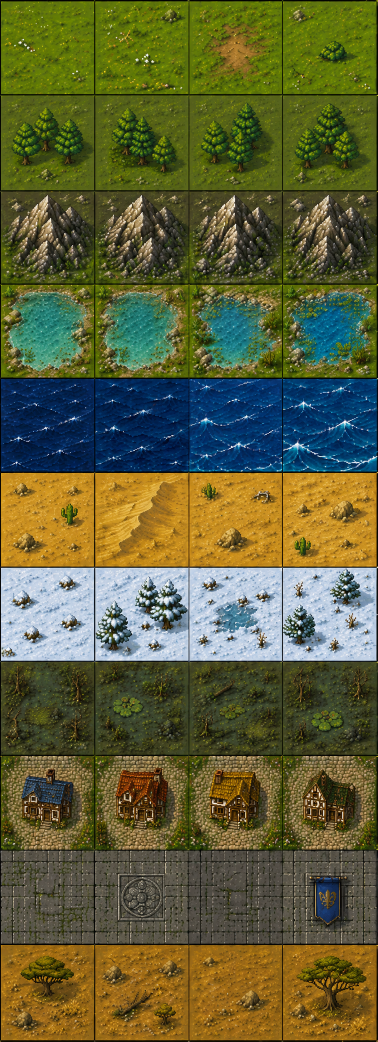
#> input picture img/tileset.png, 755 x 2083 px, found by its file name (shown at 1/2 size); its folder holds 5 pictures in this run
$ python enhance_tiles.py ../img/2tileset.png
#> lines starting #> are read from the running program, lines starting #| are printed output that depends on the picture
# ==========================================
# PÓS-PROCESSAMENTO DE TILES — Biomancer Tactics
# Dois problemas resolvidos:
#  1. Artes de IA em ~800px/célula: o browser não sabe reduzir 8x numa
#     única drawImage (fica esfarelado). Aqui a redução é feita OFFLINE
#     com LANCZOS para o tamanho certo (~2x o hex na tela) = nítido.
#  2. "Flat/sem graça": unsharp mask + saturação + contraste suaves
#     dão o "pop" de qualidade sem estourar.
#
# Também NORMALIZA o areia_movedica (.jfif -> .png, o nome que a data.js
# espera) e mantém a estrutura de colunas de cada sheet.
#
# Com --sprites (ou 'all'): aplica o MESMO realce aos sprites de
# unidades/bosses/líderes (preservando o canal alfa).
#
# Uso: python tools/enhance_tiles.py [--sprites|--all] [--force]
# ==========================================
import os
import sys
from PIL import Image, ImageFilter, ImageEnhance

ROOT = os.path.dirname(os.path.dirname(os.path.abspath(__file__)))
TILES = os.path.join(ROOT, 'img', 'tiles')

# (arquivo, colunas esperadas) — célula alvo ~260x300 (2x o hex em tela)
SHEETS = [
    ('tileset.png', 6),             # tileset principal ganha o MESMO tratamento
    ('agua_eletrificada.png', 6),
    ('areia_movedica.png', 6),      # virá do .jfif convertido
    ('fenda_lava.png', 6),
    ('fenda_mana.png', 6),
    ('recife.png', 6),
    ('jazida_dna.png', 6),
    ('jazida_ouro.png', 6),
    ('mercado_negro.png', 6),
]
TARGET_CELL_W = 260          # largura alvo por célula
SHARPEN = (2, 110, 2)         # unsharp mask (raio, %, threshold)
SATURATION = 1.12             # +12% de cor
CONTRAST = 1.04               # +4% de contraste

# ---- SPRITES: mesmos nitidez/cor/contraste, preservando o canal ALFA ----
SPRITE_DIRS = ['img/units', 'img/boss', 'img/sprites', 'img/lideres']
SPRITE_MAX_W = 340            # teto de largura (nunca amplia; unidades
                              # desenham a ~150px no máximo — 2.2x de folga)
SPRITE_EXCLUDE = {
    'units1.png', 'units2.png', 'units3.png',       # sheets
    'boss.png', 'boss2.png', 'boss3.png', 'boss4.png',
    'leaders.png',
    'icons.png', 'icones.png', 'tileset.png', 'spells.jpeg', 'sol.png', 'water.png',
    'reino.jpeg',
    '1-removebg-preview (1).png',
    'WhatsApp_Image_2026-06-02_at_08.58.09-removebg-preview.png',
}


def _was_enhanced(path):
#> called with path = 'img/tiles/tileset.png'
    try:
        return Image.open(path).info.get('enhanced') == '1'
    except Exception:
        return False


def _save_marked(img, path):
    from PIL import PngImagePlugin
    meta = PngImagePlugin.PngInfo()
    meta.add_text('enhanced', '1')
    img.save(path, optimize=True, pnginfo=meta)


def _enhance_rgb(rgb):
    rgb = rgb.filter(ImageFilter.UnsharpMask(radius=SHARPEN[0], percent=SHARPEN[1], threshold=SHARPEN[2]))
    rgb = ImageEnhance.Color(rgb).enhance(SATURATION)
    rgb = ImageEnhance.Contrast(rgb).enhance(CONTRAST)
    return rgb


def enhance_sprite(path):
    """sprite com canal alfa: realce só no RGB (o alfa fica intacto)"""
    img = Image.open(path).convert('RGBA')
    rgb = img.convert('RGB')
    alpha = img.getchannel('A')
    if rgb.width > SPRITE_MAX_W:
        k = SPRITE_MAX_W / rgb.width
        nw, nh = SPRITE_MAX_W, max(1, int(rgb.height * k))
        rgb = rgb.resize((nw, nh), Image.LANCZOS)
        alpha = alpha.resize((nw, nh), Image.LANCZOS)
    rgb = _enhance_rgb(rgb)
    out = rgb.convert('RGBA')
    out.putalpha(alpha)
    _save_marked(out, path)
    return f'{os.path.basename(path)}: {img.size[0]}x{img.size[1]} -> {out.size[0]}x{out.size[1]}'


def ensure_areia():
    """data.js aponta para areia_movedica.png; se só existir o .jfif, converte"""
    dst = os.path.join(TILES, 'areia_movedica.png')
    if os.path.exists(dst):
        return None
    src = os.path.join(TILES, 'areia_movedica.jfif')
    if not os.path.exists(src):
        return 'areia_movedica: nem .png nem .jfif encontrados!'
    img = Image.open(src).convert('RGB')
    img.save(dst)
    return f'areia_movedica.jfif -> areia_movedica.png convertido ({img.size[0]}x{img.size[1]})'


def enhance(fname, cols):
#> called with fname = 'tileset.png', cols = 6
    path = os.path.join(TILES, fname)
    # IDEMPOTENTE: metadado 'enhanced' no PNG evita acumular nitidez/
    # saturação em passagens repetidas (use --force para reprocessar)
    force = '--force' in sys.argv
    try:
        if not force and Image.open(path).info.get('enhanced') == '1':
            return f'{fname}: já processado (use --force para repetir)'
    except Exception:
        pass
    img = Image.open(path).convert('RGB')
#> img is the input picture: PIL image 755x2083 RGB; mean R, G, B 95.4, 96.7, 56.2
    w, h = img.size
#> w = 755; h = 2083
    cell_w = w / cols
#> cell_w = 125.8
    # só reduz se estiver estourado (nunca amplia)
    if cell_w > TARGET_CELL_W * 1.5:
        k = TARGET_CELL_W / cell_w
        img = img.resize((max(cols * TARGET_CELL_W, int(w * k)), int(h * k)), Image.LANCZOS)
    # pós-processamento: nitidez + cor + contraste
    img = img.filter(ImageFilter.UnsharpMask(radius=SHARPEN[0], percent=SHARPEN[1], threshold=SHARPEN[2]))
    img = ImageEnhance.Color(img).enhance(SATURATION)
    img = ImageEnhance.Contrast(img).enhance(CONTRAST)
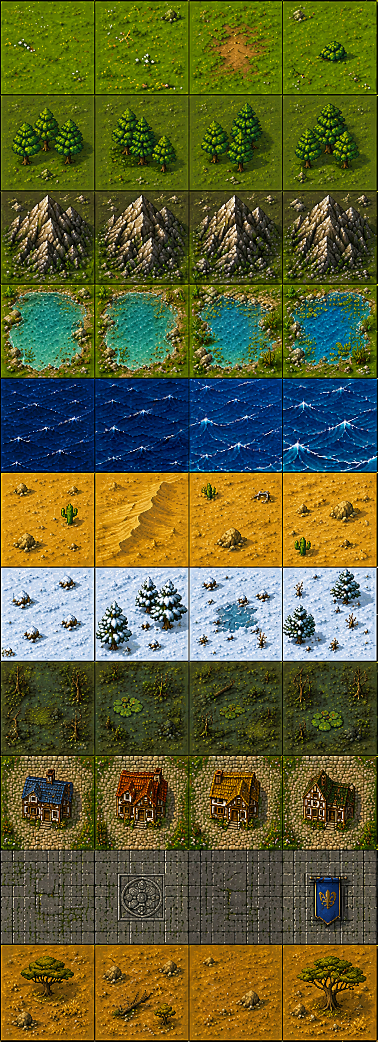
#> img: PIL image 755x2083 RGB (shown at 1/2 size); mean R, G, B 96.6, 97.4, 51.5
    before_kb = os.path.getsize(path) // 1024
#> before_kb = 2912
    from PIL import PngImagePlugin
    meta = PngImagePlugin.PngInfo()
    meta.add_text('enhanced', '1')
    img.save(path, optimize=True, pnginfo=meta)
    return (f'{fname}: {w}x{h} -> {img.size[0]}x{img.size[1]} '
            f'({before_kb}KB -> {os.path.getsize(path)//1024}KB)')


def main():
    force = '--force' in sys.argv
    do_sprites = '--sprites' in sys.argv or 'all' in sys.argv
    msg = ensure_areia()
    if msg:
        print(f'  [CONV] {msg}')
    for fname, cols in SHEETS:
        path = os.path.join(TILES, fname)
        if not os.path.exists(path):
            print(f'  [PULA] {fname}: ausente')
            continue
        try:
            if not force and _was_enhanced(path):
                print(f'  [PULA] {fname}: já processado')
                continue
            print(f'  [OK] {enhance(fname, cols)}')
        except Exception as ex:
            print(f'  [ERRO] {fname}: {ex}')

    if do_sprites:
        print('--- SPRITES (unidades, bosses, líderes) ---')
        for folder in SPRITE_DIRS:
            dirp = os.path.join(ROOT, folder)
            if not os.path.isdir(dirp):
                continue
            for fname in sorted(os.listdir(dirp)):
                if not fname.lower().endswith('.png'):
                    continue
                if fname in SPRITE_EXCLUDE:
                    continue
                path = os.path.join(dirp, fname)
                if not force and _was_enhanced(path):
                    continue
                try:
                    print(f'  [OK] {enhance_sprite(path)}')
                except Exception as ex:
                    print(f'  [ERRO] {folder}/{fname}: {ex}')
    print('Pós-processamento concluído.')


if __name__ == '__main__':
    main()
